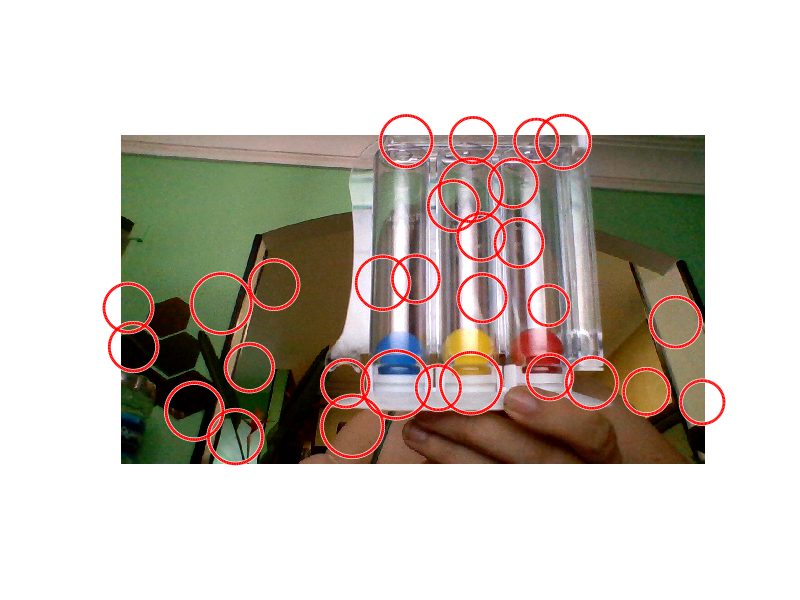

Source code (MATLAB):
clear;close all;
load img_4.mat;
img2=double(img);
figure(1);
imshow(img);

[centers rr] = imfindcircles(img(:,:,1),[40 80],'sensitivity',0.97)
viscircles(centers,rr)
